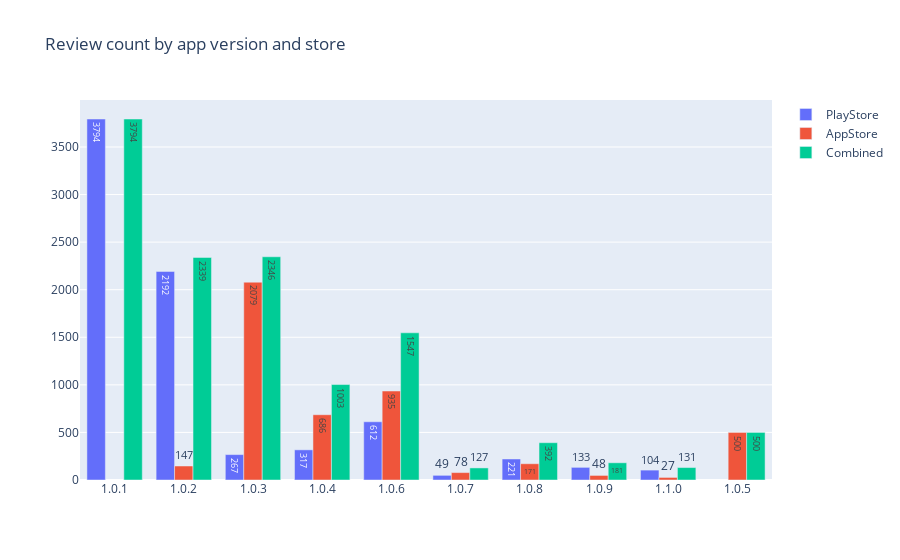

The notebook cell saved with this chart:
### Markdown cell above
Reminder: Review count drop fast after first few days. We could set April 26th as last day of our review period as after that combined review counts drop below 100/day.

### Code cell
import plotly.graph_objects as go

by_version_appS = appS.groupby('version')
by_version_playS = playS.groupby('version')
by_version = reviews.groupby('version')


fig = go.Figure(data=[
    go.Bar(name='PlayStore', x=by_version_playS.count().index, 
           y=by_version_playS['score'].count(), text = by_version_playS['score'].size()),
    go.Bar(name='AppStore', x=by_version_appS['score'].mean().index, 
           y=by_version_appS['score'].count(), text = by_version_appS['score'].size()),
    go.Bar(name='Combined', x=by_version['score'].mean().index, 
           y=by_version['score'].count(), text = by_version['score'].size())
], layout_title_text="Review count by app version and store")
# Change the bar mode
fig.update_layout(barmode='group')
fig.show()

### Figure 1 — Plotly figure (JSON) as saved in the notebook; plotly's stock layout.template omitted (floating-point values rounded to 4 significant figures)
{"data": [{"name": "PlayStore", "text": [3794, 2192, 267, 317, 612, 49, 221, 133, 104], "type": "bar", "x": ["1.0.1", "1.0.2", "1.0.3", "1.0.4", "1.0.6", "1.0.7", "1.0.8", "1.0.9", "1.1.0"], "y": [3794, 2192, 267, 317, 612, 49, 221, 133, 104]}, {"name": "AppStore", "text": [147, 2079, 686, 500, 935, 78, 171, 48, 27], "type": "bar", "x": ["1.0.2", "1.0.3", "1.0.4", "1.0.5", "1.0.6", "1.0.7", "1.0.8", "1.0.9", "1.1.0"], "y": [147, 2079, 686, 500, 935, 78, 171, 48, 27]}, {"name": "Combined", "text": [3794, 2339, 2346, 1003, 500, 1547, 127, 392, 181, 131], "type": "bar", "x": ["1.0.1", "1.0.2", "1.0.3", "1.0.4", "1.0.5", "1.0.6", "1.0.7", "1.0.8", "1.0.9", "1.1.0"], "y": [3794, 2339, 2346, 1003, 500, 1547, 127, 392, 181, 131]}], "layout": {"barmode": "group", "title": {"text": "Review count by app version and store"}}}
